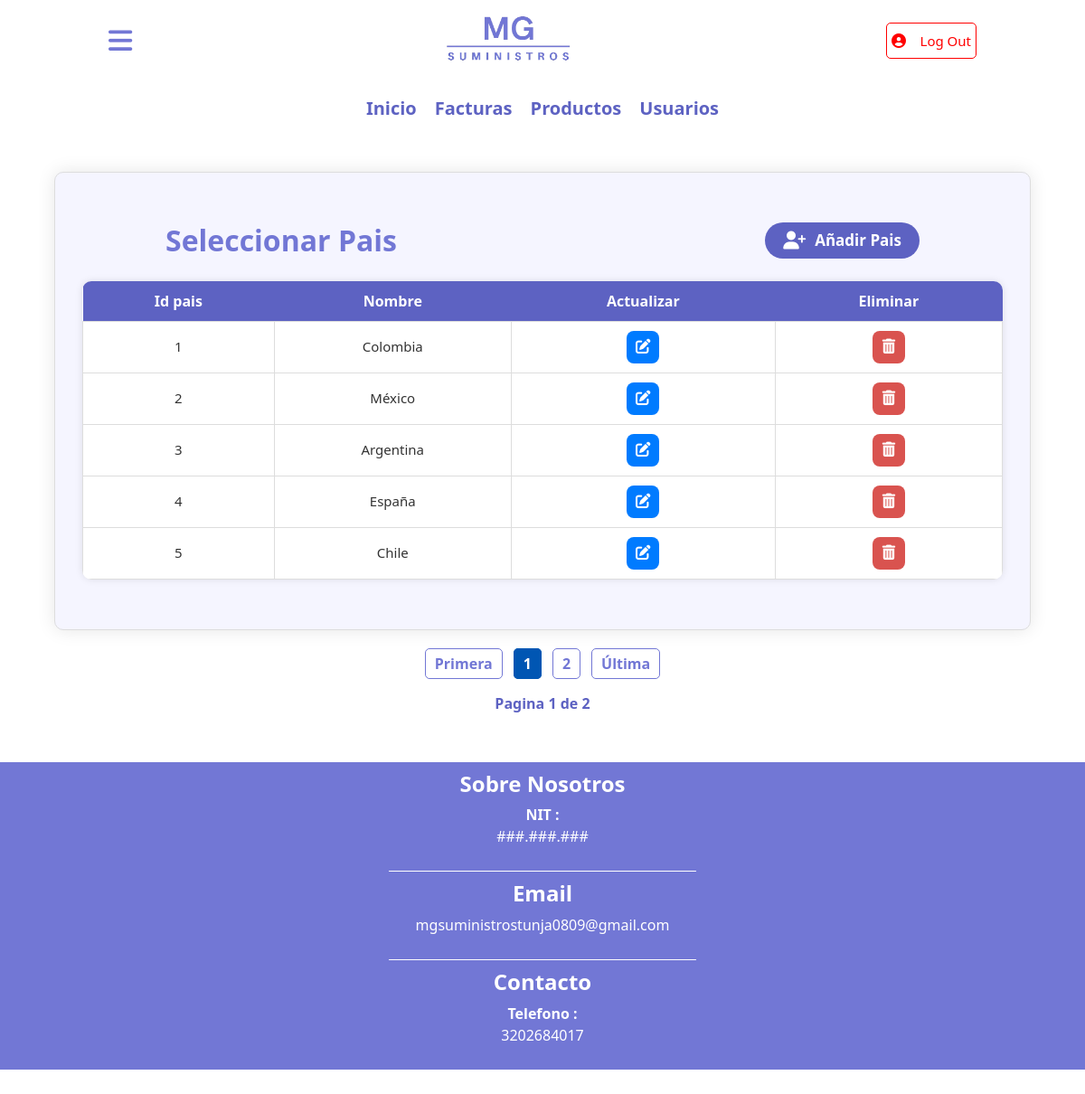
Page /Pais/select.php (signed in) on the committed database.
### tables this page shows
CREATE TABLE `pais` (
  `id_pais` int(11) NOT NULL,
  `nombre` varchar(30) NOT NULL
);

### Pais/select.php (the view, shortened to what this page needs)
<!DOCTYPE html>
<html lang="en">
<head>
    <link href="https://cdn.jsdelivr.net/npm/bootstrap@5.3.3/dist/css/bootstrap.min.css"
          rel="stylesheet"
>
    <link rel="stylesheet" href="../CSS/styles.css">
</head>
<body>
    <?php require_once('../config/database.php');?>
    <?php include('../temp/header.php') ?>
    <?php include('../temp/contenido.php') ?>
    <div id="contenido">
        <form action="select.php" method="POST" name="select">
            <fieldset>
                <legend id="titulo-form">
                    <h2>Seleccionar Pais</h2>
                    <a href="insert.php" id="btn-insertar">
                      <i class="fa-solid fa-user-plus"></i>
                      <p>Añadir Pais</p>
                    </a>
                </legend>
                <table class="tabla_roles">
                    <tr>
                        <th>Id pais</th>
                        <th>Nombre</th>
                        <th>Actualizar</th>
                        <th>Eliminar</th>
                    </tr>
                <?php
                $sql_registros = mysqli_query($conexion,'SELECT COUNT(*) AS total FROM pais');
                $result_registros = mysqli_fetch_array($sql_registros);
                $total = $result_registros['total'];
                $por_pagina = 5;
                $pagina = empty($_GET['PAGINA'])?1:$_GET['PAGINA'];
                $desde = ($pagina - 1) * $por_pagina;
                $total_paginas = ceil($total / $por_pagina);
                $consulta = "SELECT * FROM pais LIMIT $desde,$por_pagina";
                $ejecutar = mysqli_query($conexion, $consulta);
                if(mysqli_num_rows($ejecutar)>0){
                    while($fila = mysqli_fetch_assoc($ejecutar)){
                        $id_pais = $fila['id_pais'];
                        $nom = $fila['nombre'];
                        echo "
                    <tr>
                      <td>$id_pais</td>
                      <td>$nom</td>
                      <td>
                        <a class='btn-accion btn-actualizar' href='update.php?ACTUALIZAR=$id_pais' title='Actualizar'>
                          <i class='fa-solid fa-pen-to-square'></i>
                        </a>
                      </td>
                      <td>
                        <a class='btn-accion btn-eliminar' href='select.php?ELIMINAR=$id_pais' title='Eliminar' onclick=\"return confirm('¿Desea eliminar este rol?');\">
                          <i class='fa-solid fa-trash-can'></i>
                        </a>
                      </td>
                    </tr>
                  ";
                }
              } else {
                echo "<tr><td colspan='4'>No hay Paises registradas.</td></tr>";
              }
                ?>
            </table>
            </fieldset>
        </form>
        <div class="paginador">
            <?php
                echo "<a href='select.php?PAGINA=1' class='link-pagina'>Primera</a>";
                for ($i = 1; $i <= $total_paginas; $i++) {
                $pagina = empty($_GET['PAGINA']) ? 1 : $_GET['PAGINA'];
                $clase_activa = ($i == $pagina) ? "link-activa" : "link-pagina";
                echo "<a href='select.php?PAGINA=$i' class='$clase_activa'>$i</a>";
                }
                echo "<a href='select.php?PAGINA=$total_paginas' class='link-pagina'>Última</a>";
                echo "<br>";
                echo "<p class='info_pagina'>Pagina $pagina de $total_paginas</p>"
            ?>
        </div>
    </div>
    <?php include('../temp/footer.php') ?>
</body>
</html>

### CSS/styles.css (style rules this page uses)
body { margin: 0; font-family:'Segoe UI', Tahoma, Geneva, Verdana, sans-serif; font-weight: 400px; }
#contenido { text-align: center; align-items: center; height: auto; align-content: center; margin-bottom: 30px; }
#contenido form { text-align: center; align-items: center; background-color: #F5F5FF ; border-radius:10px ; box-shadow: 0 0 20px rgba(0, 0, 0,0.1); width: 90%; margin: auto; }
fieldset { border: 1px solid #ddd; border-radius: 10px; padding: 30px; overflow-x: auto; -webkit-overflow-scrolling: touch; }
#titulo-form { font-weight: bold; display: flex; justify-content: center; align-items: center; gap: 40%; width: 100%; margin: 25px auto; }
#titulo-form h2 { color: #7277D5; font-weight: bold; text-align: left; margin-bottom: 20px; line-height: 1; margin: 0; }
#btn-insertar { background-color: #5D62C2; color: white; font-weight: bold; display: flex; justify-content: center; align-items: center; gap: 10px; text-decoration: none; border: none; border-radius: 20px; padding: 8px 20px; height: 40px; width: auto; cursor: pointer; transition: all 0.2s ease; margin: 0; }
#btn-insertar p { margin: 0; font-size: 17px; }
#btn-insertar i { font-size: 20px; }
table.tabla_roles { width: 95%; margin: 25px auto; border-collapse: collapse; background-color: #fff; box-shadow: 0 0 8px rgba(0, 0, 0,0.1); border-radius: 10px; overflow: hidden; box-sizing: border-box; max-width: 100%; }
table.tabla_roles th { background-color: #5D62C2 ; color: white; padding: 10px; text-align: center; font-weight: bold; font-size: 16px; }
table.tabla_roles td { border: 1px solid #ddd; text-align: center; padding: 10px; font-size: 15px; color: #333; }
.paginador { text-align: center; margin-top: 25px; height: 60px; }
.paginador .link-pagina { text-decoration: none; color: #7277D5; font-weight: bold; margin: 0 6px; padding: 5px 10px; border: 1px solid #7277D5; border-radius: 5px; transition: all 0.3s ease; }
.link-activa { background-color: #0056b3; text-decoration: none; color: white; font-weight: bold; margin: 0 6px; padding: 5px 10px; border: 1px solid #0056b3; border-radius: 5px; transition: all 0.3s ease-in-out; }
.info_pagina { color: #5D62C2; font-weight: bold; padding: 20px 5px; }
.btn-accion { display: inline-flex; align-items: center; justify-content: center; width: 36px; height: 36px; border-radius: 8px; text-decoration: none; transition: 0.3s ease; font-size: 1.1em; }
.btn-actualizar { background-color: #007bff; color: white; }
.btn-eliminar { background-color: #d9534f; color: white; }
@media (max-width: 1200px) { table.tabla_roles { width: max-content; min-width: 100%; display: table; } }

### rows in the picture
pais: id_pais "1", nombre "Colombia"
pais: id_pais "2", nombre "México"
pais: id_pais "3", nombre "Argentina"
pais: id_pais "4", nombre "España"
pais: id_pais "5", nombre "Chile"

### other values in the picture
$pagina "1"
$total_paginas "2"
